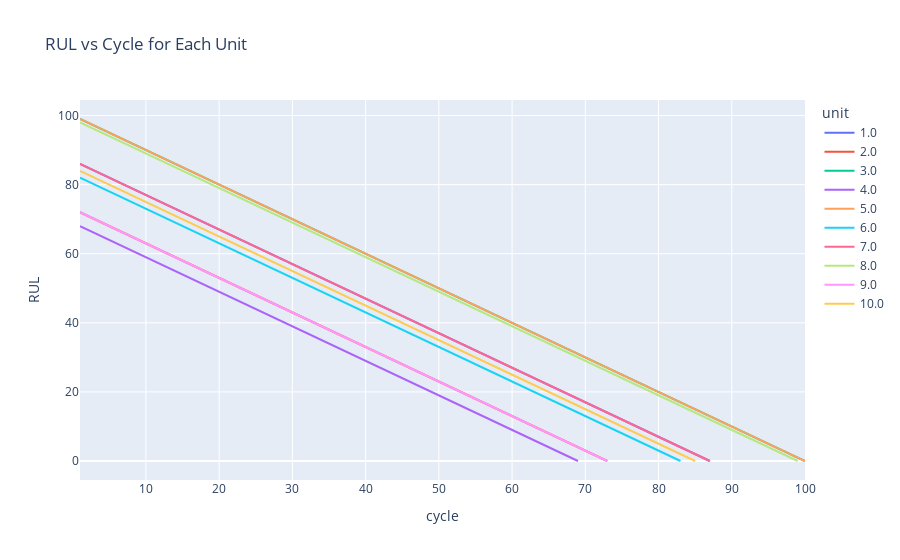

Notebook code cell kept with this figure:
### Code cell
fig = px.line(df_Y, x='cycle', y='RUL', color='unit', title='RUL vs Cycle for Each Unit')
fig.show()
